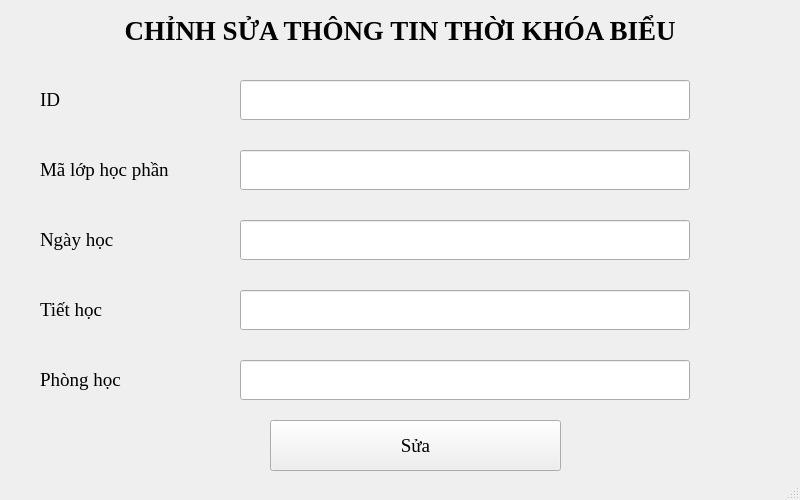
<?xml version="1.0" encoding="UTF-8"?>
<ui version="4.0">
 <class>MainWindow</class>
 <widget class="QMainWindow" name="MainWindow">
  <property name="geometry">
   <rect>
    <x>0</x>
    <y>0</y>
    <width>800</width>
    <height>500</height>
   </rect>
  </property>
  <property name="font">
   <font>
    <family>Times New Roman</family>
    <pointsize>14</pointsize>
   </font>
  </property>
  <property name="windowTitle">
   <string>MainWindow</string>
  </property>
  <widget class="QWidget" name="centralwidget">
   <widget class="QLabel" name="lb_title">
    <property name="geometry">
     <rect>
      <x>0</x>
      <y>0</y>
      <width>800</width>
      <height>60</height>
     </rect>
    </property>
    <property name="font">
     <font>
      <family>Times New Roman</family>
      <pointsize>20</pointsize>
      <weight>75</weight>
      <bold>true</bold>
     </font>
    </property>
    <property name="text">
     <string>CHỈNH SỬA THÔNG TIN THỜI KHÓA BIỂU</string>
    </property>
    <property name="alignment">
     <set>Qt::AlignCenter</set>
    </property>
   </widget>
   <widget class="QLabel" name="lb_id">
    <property name="geometry">
     <rect>
      <x>40</x>
      <y>80</y>
      <width>150</width>
      <height>40</height>
     </rect>
    </property>
    <property name="text">
     <string>ID</string>
    </property>
   </widget>
   <widget class="QLabel" name="lb_maLHP">
    <property name="geometry">
     <rect>
      <x>40</x>
      <y>150</y>
      <width>150</width>
      <height>40</height>
     </rect>
    </property>
    <property name="text">
     <string>Mã lớp học phần</string>
    </property>
   </widget>
   <widget class="QLabel" name="lb_ngayHoc">
    <property name="geometry">
     <rect>
      <x>40</x>
      <y>220</y>
      <width>150</width>
      <height>40</height>
     </rect>
    </property>
    <property name="text">
     <string>Ngày học</string>
    </property>
   </widget>
   <widget class="QLabel" name="lb_tietHoc">
    <property name="geometry">
     <rect>
      <x>40</x>
      <y>290</y>
      <width>150</width>
      <height>40</height>
     </rect>
    </property>
    <property name="text">
     <string>Tiết học</string>
    </property>
   </widget>
   <widget class="QLabel" name="lb_phongHoc">
    <property name="geometry">
     <rect>
      <x>40</x>
      <y>360</y>
      <width>150</width>
      <height>40</height>
     </rect>
    </property>
    <property name="text">
     <string>Phòng học</string>
    </property>
   </widget>
   <widget class="QLineEdit" name="ip_id">
    <property name="geometry">
     <rect>
      <x>240</x>
      <y>80</y>
      <width>450</width>
      <height>40</height>
     </rect>
    </property>
    <property name="focusPolicy">
     <enum>Qt::NoFocus</enum>
    </property>
   </widget>
   <widget class="QLineEdit" name="ip_maLHP">
    <property name="geometry">
     <rect>
      <x>240</x>
      <y>150</y>
      <width>450</width>
      <height>40</height>
     </rect>
    </property>
    <property name="focusPolicy">
     <enum>Qt::NoFocus</enum>
    </property>
   </widget>
   <widget class="QLineEdit" name="ip_ngayHoc">
    <property name="geometry">
     <rect>
      <x>240</x>
      <y>220</y>
      <width>450</width>
      <height>40</height>
     </rect>
    </property>
   </widget>
   <widget class="QLineEdit" name="ip_tietHoc">
    <property name="geometry">
     <rect>
      <x>240</x>
      <y>290</y>
      <width>450</width>
      <height>40</height>
     </rect>
    </property>
   </widget>
   <widget class="QLineEdit" name="ip_phongHoc">
    <property name="geometry">
     <rect>
      <x>240</x>
      <y>360</y>
      <width>450</width>
      <height>40</height>
     </rect>
    </property>
   </widget>
   <widget class="QPushButton" name="btn_sua">
    <property name="geometry">
     <rect>
      <x>270</x>
      <y>420</y>
      <width>291</width>
      <height>51</height>
     </rect>
    </property>
    <property name="text">
     <string>Sửa</string>
    </property>
   </widget>
  </widget>
  <widget class="QMenuBar" name="menubar">
   <property name="geometry">
    <rect>
     <x>0</x>
     <y>0</y>
     <width>800</width>
     <height>27</height>
    </rect>
   </property>
  </widget>
  <widget class="QStatusBar" name="statusbar"/>
 </widget>
 <resources/>
 <connections/>
</ui>
